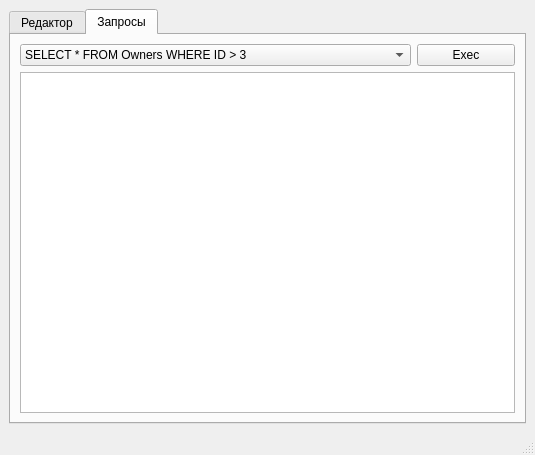
<?xml version="1.0" encoding="UTF-8"?>
<ui version="4.0">
 <class>MainWindow</class>
 <widget class="QMainWindow" name="MainWindow">
  <property name="geometry">
   <rect>
    <x>0</x>
    <y>0</y>
    <width>535</width>
    <height>455</height>
   </rect>
  </property>
  <property name="windowTitle">
   <string>DB Redactor</string>
  </property>
  <widget class="QWidget" name="centralwidget">
   <layout class="QGridLayout" name="gridLayout">
    <item row="0" column="0">
     <widget class="QTabWidget" name="tabWidget">
      <property name="minimumSize">
       <size>
        <width>20</width>
        <height>0</height>
       </size>
      </property>
      <property name="sizeIncrement">
       <size>
        <width>10</width>
        <height>0</height>
       </size>
      </property>
      <property name="baseSize">
       <size>
        <width>0</width>
        <height>0</height>
       </size>
      </property>
      <property name="layoutDirection">
       <enum>Qt::LeftToRight</enum>
      </property>
      <property name="autoFillBackground">
       <bool>false</bool>
      </property>
      <property name="currentIndex">
       <number>1</number>
      </property>
      <property name="iconSize">
       <size>
        <width>16</width>
        <height>16</height>
       </size>
      </property>
      <property name="elideMode">
       <enum>Qt::ElideMiddle</enum>
      </property>
      <widget class="QWidget" name="tab">
       <attribute name="title">
        <string>Редактор</string>
       </attribute>
       <layout class="QGridLayout" name="gridLayout_2">
        <item row="1" column="2" colspan="2">
         <widget class="QRadioButton" name="rB_Pets">
          <property name="text">
           <string>Животное</string>
          </property>
         </widget>
        </item>
        <item row="5" column="1" colspan="2">
         <widget class="QPushButton" name="pB_save">
          <property name="text">
           <string>Сохранить</string>
          </property>
         </widget>
        </item>
        <item row="4" column="1" colspan="2">
         <widget class="QLabel" name="label_note">
          <property name="text">
           <string>1</string>
          </property>
          <property name="alignment">
           <set>Qt::AlignCenter</set>
          </property>
         </widget>
        </item>
        <item row="5" column="3">
         <widget class="QPushButton" name="pB_add">
          <property name="text">
           <string>Добавить</string>
          </property>
         </widget>
        </item>
        <item row="0" column="0" colspan="4">
         <widget class="QLineEdit" name="le_path">
          <property name="readOnly">
           <bool>true</bool>
          </property>
          <property name="placeholderText">
           <string>Здесь будет путь к файлу БД</string>
          </property>
          <property name="clearButtonEnabled">
           <bool>false</bool>
          </property>
         </widget>
        </item>
        <item row="4" column="0">
         <widget class="QPushButton" name="pB_noteToLeft">
          <property name="text">
           <string>&lt;</string>
          </property>
         </widget>
        </item>
        <item row="6" column="0" colspan="4">
         <widget class="QScrollArea" name="sA_Pets">
          <property name="widgetResizable">
           <bool>true</bool>
          </property>
          <widget class="QWidget" name="scrollAreaWidgetContents_2">
           <property name="geometry">
            <rect>
             <x>0</x>
             <y>0</y>
             <width>476</width>
             <height>132</height>
            </rect>
           </property>
           <layout class="QGridLayout" name="gridLayout_3">
            <item row="0" column="1">
             <widget class="QLineEdit" name="lE_PetPass">
              <property name="placeholderText">
               <string>Цифры и буквы</string>
              </property>
             </widget>
            </item>
            <item row="0" column="0">
             <widget class="QLabel" name="label_PetPass">
              <property name="text">
               <string>PetPassNum</string>
              </property>
             </widget>
            </item>
            <item row="1" column="1">
             <widget class="QLineEdit" name="lE_OwnerPass">
              <property name="placeholderText">
               <string>10 цифр</string>
              </property>
             </widget>
            </item>
            <item row="2" column="0">
             <widget class="QLabel" name="label_Name">
              <property name="text">
               <string>Name</string>
              </property>
             </widget>
            </item>
            <item row="2" column="1">
             <widget class="QLineEdit" name="lE_Name">
              <property name="placeholderText">
               <string>Цифры и буквы</string>
              </property>
             </widget>
            </item>
            <item row="3" column="0">
             <widget class="QLabel" name="label_Weight">
              <property name="text">
               <string>Weight</string>
              </property>
             </widget>
            </item>
            <item row="1" column="0">
             <widget class="QLabel" name="label_LastUser">
              <property name="text">
               <string>OwnerPassNum</string>
              </property>
             </widget>
            </item>
            <item row="3" column="1">
             <widget class="QLineEdit" name="lE_Weight">
              <property name="placeholderText">
               <string>Цифры</string>
              </property>
             </widget>
            </item>
           </layout>
          </widget>
         </widget>
        </item>
        <item row="1" column="0" colspan="2">
         <widget class="QRadioButton" name="rB_Owners">
          <property name="text">
           <string>Владелец</string>
          </property>
         </widget>
        </item>
        <item row="7" column="0" colspan="4">
         <widget class="QScrollArea" name="sA_Owners">
          <property name="widgetResizable">
           <bool>true</bool>
          </property>
          <widget class="QWidget" name="scrollAreaWidgetContents">
           <property name="geometry">
            <rect>
             <x>0</x>
             <y>0</y>
             <width>476</width>
             <height>102</height>
            </rect>
           </property>
           <layout class="QGridLayout" name="gridLayout_4">
            <item row="0" column="2">
             <widget class="QLineEdit" name="lineEdit_ID">
              <property name="placeholderText">
               <string>Цифры</string>
              </property>
             </widget>
            </item>
            <item row="0" column="0">
             <widget class="QLabel" name="label_ID">
              <property name="text">
               <string>ID</string>
              </property>
             </widget>
            </item>
            <item row="5" column="2">
             <widget class="QLineEdit" name="lineEdit_First">
              <property name="placeholderText">
               <string>Буквы</string>
              </property>
             </widget>
            </item>
            <item row="5" column="0">
             <widget class="QLabel" name="label_Last_First_name">
              <property name="text">
               <string>First_name</string>
              </property>
             </widget>
            </item>
            <item row="1" column="0">
             <widget class="QLabel" name="label_Last_name">
              <property name="text">
               <string>Last_name</string>
              </property>
             </widget>
            </item>
            <item row="1" column="2">
             <widget class="QLineEdit" name="lineEdit_Last">
              <property name="placeholderText">
               <string>Буквы</string>
              </property>
             </widget>
            </item>
           </layout>
          </widget>
         </widget>
        </item>
        <item row="4" column="3">
         <widget class="QPushButton" name="pB_noteToRight">
          <property name="text">
           <string>&gt;</string>
          </property>
         </widget>
        </item>
        <item row="5" column="0">
         <widget class="QPushButton" name="pB_remove">
          <property name="text">
           <string>Удалить</string>
          </property>
         </widget>
        </item>
       </layout>
      </widget>
      <widget class="QWidget" name="tab_2">
       <attribute name="title">
        <string>Запросы</string>
       </attribute>
       <layout class="QGridLayout" name="gridLayout_5">
        <item row="1" column="0" colspan="5">
         <widget class="QTableView" name="tableView"/>
        </item>
        <item row="0" column="4">
         <widget class="QPushButton" name="pB_Exec">
          <property name="text">
           <string>Exec</string>
          </property>
         </widget>
        </item>
        <item row="0" column="0" colspan="4">
         <widget class="QComboBox" name="comboBox">
          <item>
           <property name="text">
            <string>SELECT * FROM Owners WHERE ID &gt; 3</string>
           </property>
          </item>
          <item>
           <property name="text">
            <string>SELECT * FROM Owners</string>
           </property>
          </item>
          <item>
           <property name="text">
            <string>SELECT * FROM Pets WHERE Weight &gt; 10000</string>
           </property>
          </item>
          <item>
           <property name="text">
            <string>SELECT Weight FROM Pets WHERE Name = 'Киселёчек'</string>
           </property>
          </item>
         </widget>
        </item>
       </layout>
      </widget>
     </widget>
    </item>
   </layout>
  </widget>
  <widget class="QMenuBar" name="menubar">
   <property name="geometry">
    <rect>
     <x>0</x>
     <y>0</y>
     <width>535</width>
     <height>25</height>
    </rect>
   </property>
  </widget>
  <widget class="QStatusBar" name="statusbar"/>
 </widget>
 <resources/>
 <connections/>
</ui>
